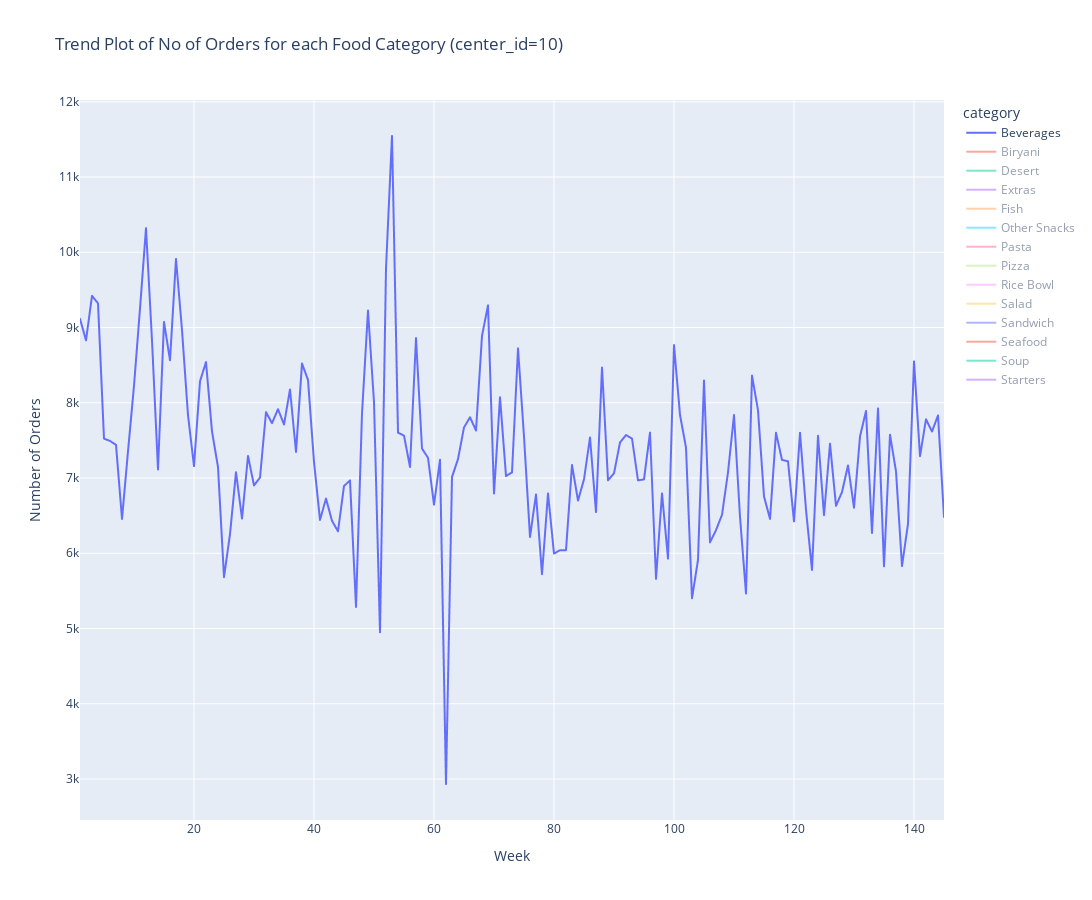

This figure's notebook cell:
### Code cell
# TREND PLOTS!!!! TREND PLOTS!!!! TREND PLOTS!!!! - what we are really working with

# We want to visualize the trend of the total number of orders for each food category on a weekly basis for one center
# We start by visualizing the activity in one fulfilment center

ctr_10 = full_data[full_data.center_id == 10]
result = ctr_10.groupby(['category', 'week']).agg({'num_orders':'sum'}).reset_index()

    # visualize

fig = px.line(result, x='week', y='num_orders', color='category',
              title='Trend Plot of No of Orders for each Food Category (center_id=10)',
              labels={'week': 'Week', 'num_orders': 'Number of Orders'})

    # Set the size of the figure
fig.update_layout(height=900, width=1100)

# Show the plot
fig.show();

### Figure 1 — Plotly figure (JSON) as saved in the notebook; plotly's stock layout.template omitted (floating-point values rounded to 4 significant figures; data arrays with more than 128 entries replaced by an {"elided": "..."} marker saying what was removed)
{"data": [{"hovertemplate": "category=Beverages<br>Week=%{x}<br>Number of Orders=%{y}<extra></extra>", "legendgroup": "Beverages", "line": {"color": "#636efa", "dash": "solid"}, "marker": {"symbol": "circle"}, "mode": "lines", "name": "Beverages", "showlegend": true, "type": "scattergl", "visible": true, "x": {"elided": "145 int values"}, "xaxis": "x", "y": {"elided": "145 int values"}, "yaxis": "y"}, {"hovertemplate": "category=Biryani<br>Week=%{x}<br>Number of Orders=%{y}<extra></extra>", "legendgroup": "Biryani", "line": {"color": "#EF553B", "dash": "solid"}, "marker": {"symbol": "circle"}, "mode": "lines", "name": "Biryani", "showlegend": true, "type": "scattergl", "visible": "legendonly", "x": {"elided": "145 int values"}, "xaxis": "x", "y": {"elided": "145 int values"}, "yaxis": "y"}, {"hovertemplate": "category=Desert<br>Week=%{x}<br>Number of Orders=%{y}<extra></extra>", "legendgroup": "Desert", "line": {"color": "#00cc96", "dash": "solid"}, "marker": {"symbol": "circle"}, "mode": "lines", "name": "Desert", "showlegend": true, "type": "scattergl", "visible": "legendonly", "x": {"elided": "145 int values"}, "xaxis": "x", "y": {"elided": "145 int values"}, "yaxis": "y"}, {"hovertemplate": "category=Extras<br>Week=%{x}<br>Number of Orders=%{y}<extra></extra>", "legendgroup": "Extras", "line": {"color": "#ab63fa", "dash": "solid"}, "marker": {"symbol": "circle"}, "mode": "lines", "name": "Extras", "showlegend": true, "type": "scattergl", "visible": "legendonly", "x": {"elided": "145 int values"}, "xaxis": "x", "y": {"elided": "145 int values"}, "yaxis": "y"}, {"hovertemplate": "category=Fish<br>Week=%{x}<br>Number of Orders=%{y}<extra></extra>", "legendgroup": "Fish", "line": {"color": "#FFA15A", "dash": "solid"}, "marker": {"symbol": "circle"}, "mode": "lines", "name": "Fish", "showlegend": true, "type": "scattergl", "visible": "legendonly", "x": [64, 65, 66, 67, 68, 69, 70, 71, 72, 73, 74, 75, 76, 77, 78, 79, 80, 81, 82, 83, 84, 85, 86, 87, 88, 89, 90, 91, 92, 93, 94, 95, 96, 97, 98, 99, 100, 101, 102, 103, 104, 105, 106, 107, 108, 109, 110, 111, 112, 113, 114, 115, 116, 117, 118, 119, 120, 121, 122, 123, 124, 125, 126, 127, 128, 129, 130, 131, 132, 133, 134, 135, 136, 137, 138, 139, 140, 141, 142, 143, 144, 145], "xaxis": "x", "y": [81, 218, 135, 244, 150, 177, 189, 245, 230, 448, 567, 691, 540, 390, 540, 528, 594, 445, 500, 553, 350, 528, 501, 392, 513, 622, 500, 417, 325, 311, 393, 635, 569, 676, 677, 473, 1310, 907, 487, 568, 892, 742, 702, 500, 648, 1094, 811, 663, 1026, 515, 607, 703, 676, 566, 758, 258, 607, 690, 555, 703, 380, 539, 284, 531, 526, 972, 918, 757, 1284, 633, 637, 623, 916, 648, 648, 1432, 1635, 798, 645, 758, 635, 606], "yaxis": "y"}, {"hovertemplate": "category=Other Snacks<br>Week=%{x}<br>Number of Orders=%{y}<extra></extra>", "legendgroup": "Other Snacks", "line": {"color": "#19d3f3", "dash": "solid"}, "marker": {"symbol": "circle"}, "mode": "lines", "name": "Other Snacks", "showlegend": true, "type": "scattergl", "visible": "legendonly", "x": {"elided": "145 int values"}, "xaxis": "x", "y": {"elided": "145 int values"}, "yaxis": "y"}, {"hovertemplate": "category=Pasta<br>Week=%{x}<br>Number of Orders=%{y}<extra></extra>", "legendgroup": "Pasta", "line": {"color": "#FF6692", "dash": "solid"}, "marker": {"symbol": "circle"}, "mode": "lines", "name": "Pasta", "showlegend": true, "type": "scattergl", "visible": "legendonly", "x": {"elided": "145 int values"}, "xaxis": "x", "y": {"elided": "145 int values"}, "yaxis": "y"}, {"hovertemplate": "category=Pizza<br>Week=%{x}<br>Number of Orders=%{y}<extra></extra>", "legendgroup": "Pizza", "line": {"color": "#B6E880", "dash": "solid"}, "marker": {"symbol": "circle"}, "mode": "lines", "name": "Pizza", "showlegend": true, "type": "scattergl", "visible": "legendonly", "x": {"elided": "145 int values"}, "xaxis": "x", "y": {"elided": "145 int values"}, "yaxis": "y"}, {"hovertemplate": "category=Rice Bowl<br>Week=%{x}<br>Number of Orders=%{y}<extra></extra>", "legendgroup": "Rice Bowl", "line": {"color": "#FF97FF", "dash": "solid"}, "marker": {"symbol": "circle"}, "mode": "lines", "name": "Rice Bowl", "showlegend": true, "type": "scattergl", "visible": "legendonly", "x": {"elided": "145 int values"}, "xaxis": "x", "y": {"elided": "145 int values"}, "yaxis": "y"}, {"hovertemplate": "category=Salad<br>Week=%{x}<br>Number of Orders=%{y}<extra></extra>", "legendgroup": "Salad", "line": {"color": "#FECB52", "dash": "solid"}, "marker": {"symbol": "circle"}, "mode": "lines", "name": "Salad", "showlegend": true, "type": "scattergl", "visible": "legendonly", "x": {"elided": "129 int values"}, "xaxis": "x", "y": {"elided": "129 int values"}, "yaxis": "y"}, {"hovertemplate": "category=Sandwich<br>Week=%{x}<br>Number of Orders=%{y}<extra></extra>", "legendgroup": "Sandwich", "line": {"color": "#636efa", "dash": "solid"}, "marker": {"symbol": "circle"}, "mode": "lines", "name": "Sandwich", "showlegend": true, "type": "scattergl", "visible": "legendonly", "x": {"elided": "145 int values"}, "xaxis": "x", "y": {"elided": "145 int values"}, "yaxis": "y"}, {"hovertemplate": "category=Seafood<br>Week=%{x}<br>Number of Orders=%{y}<extra></extra>", "legendgroup": "Seafood", "line": {"color": "#EF553B", "dash": "solid"}, "marker": {"symbol": "circle"}, "mode": "lines", "name": "Seafood", "showlegend": true, "type": "scattergl", "visible": "legendonly", "x": {"elided": "145 int values"}, "xaxis": "x", "y": {"elided": "145 int values"}, "yaxis": "y"}, {"hovertemplate": "category=Soup<br>Week=%{x}<br>Number of Orders=%{y}<extra></extra>", "legendgroup": "Soup", "line": {"color": "#00cc96", "dash": "solid"}, "marker": {"symbol": "circle"}, "mode": "lines", "name": "Soup", "showlegend": true, "type": "scattergl", "visible": "legendonly", "x": {"elided": "145 int values"}, "xaxis": "x", "y": {"elided": "145 int values"}, "yaxis": "y"}, {"hovertemplate": "category=Starters<br>Week=%{x}<br>Number of Orders=%{y}<extra></extra>", "legendgroup": "Starters", "line": {"color": "#ab63fa", "dash": "solid"}, "marker": {"symbol": "circle"}, "mode": "lines", "name": "Starters", "showlegend": true, "type": "scattergl", "visible": "legendonly", "x": {"elided": "145 int values"}, "xaxis": "x", "y": {"elided": "145 int values"}, "yaxis": "y"}], "layout": {"height": 900, "legend": {"title": {"text": "category"}, "tracegroupgap": 0}, "title": {"text": "Trend Plot of No of Orders for each Food Category (center_id=10)"}, "width": 1100, "xaxis": {"anchor": "y", "autorange": true, "domain": [0, 1], "range": [1, 145], "title": {"text": "Week"}, "type": "linear"}, "yaxis": {"anchor": "x", "autorange": true, "domain": [0, 1], "range": [2456.0, 12020.0], "title": {"text": "Number of Orders"}, "type": "linear"}}}
